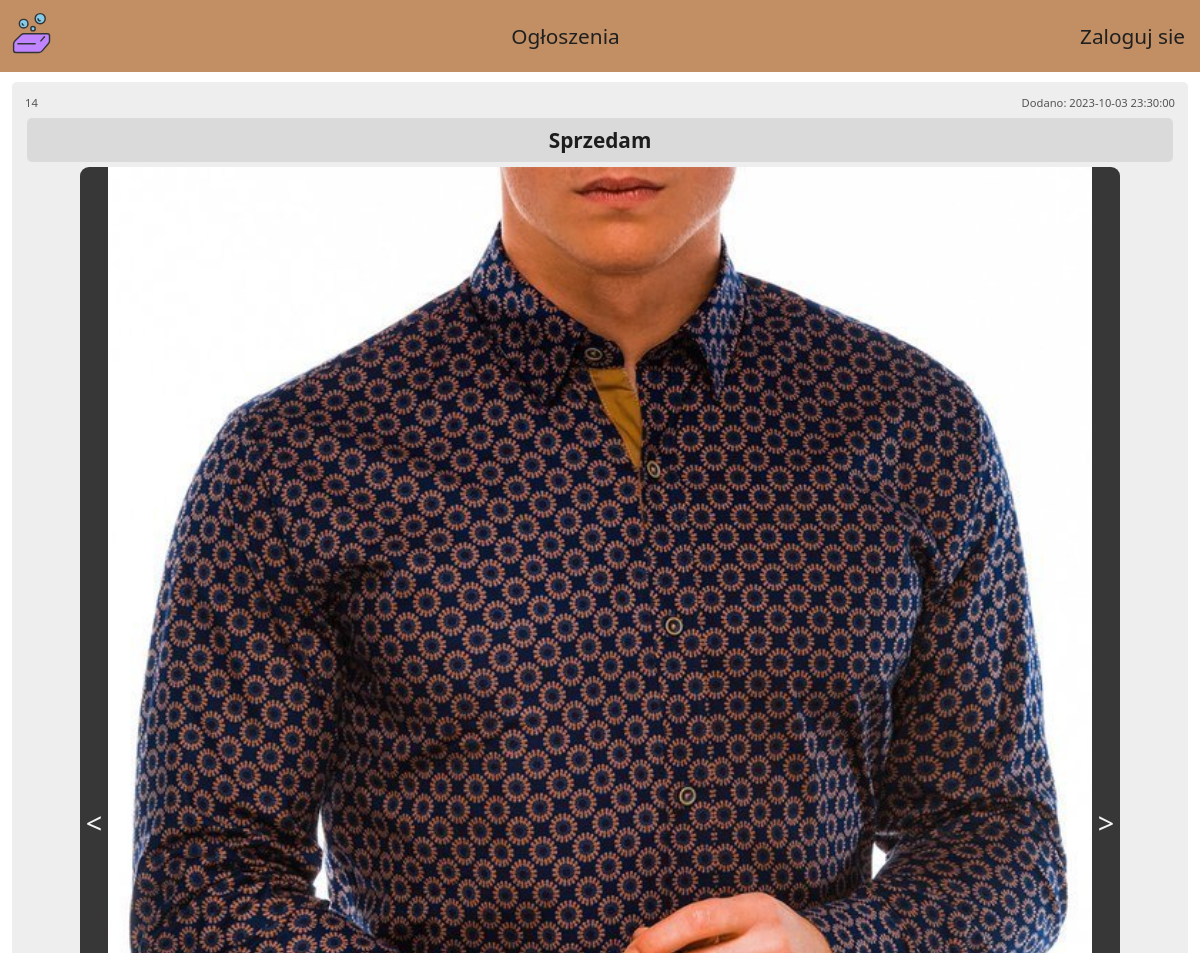
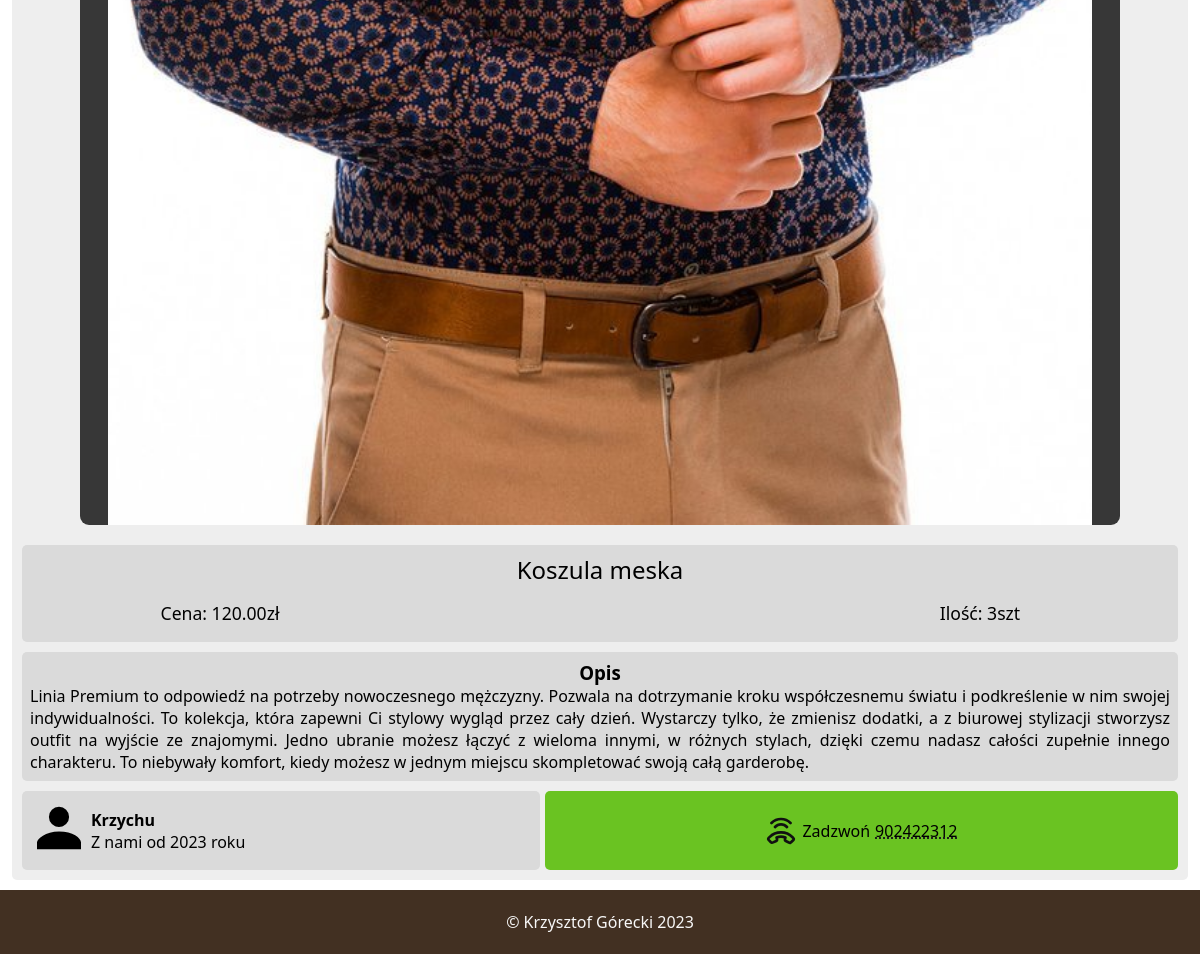
The page /ogloszenia/koszula-meska-453242u.php on the database its author committed (2 pictures, top to bottom).
### tables this page shows
CREATE TABLE `ogloszenia` (
  `id_ogloszenia` int(11) NOT NULL,
  `nazwa` varchar(130) NOT NULL,
  `cena` decimal(10,2) NOT NULL,
  `ilosc` smallint(6) NOT NULL,
  `kategoria` tinyint(4) NOT NULL,
  `nr_telefonu` char(9) NOT NULL,
  `opis` text NOT NULL,
  `przypisane_konto` int(11) NOT NULL,
  `zdjecia` text DEFAULT NULL,
  `link` varchar(50) NOT NULL,
  `czas_dodania` datetime NOT NULL
);

CREATE TABLE `kategoria_ogloszenia` (
  `id_kategorii` tinyint(4) NOT NULL,
  `kategoria` varchar(50) NOT NULL
);

CREATE TABLE `konta` (
  `id_konta` int(11) NOT NULL,
  `imie` varchar(100) DEFAULT NULL,
  `email` varchar(100) NOT NULL,
  `haslo` varchar(100) NOT NULL,
  `dostep` tinyint(4) NOT NULL,
  `token` varchar(60) DEFAULT NULL,
  `data_rejestracji` datetime NOT NULL,
  `ostatnie_logowanie` datetime DEFAULT NULL
);

### ogloszenia/koszula-meska-453242u.php (the view, shortened to what this page needs)
<?php
include_once('../laczenie_z_baza.php');
?>
<!DOCTYPE html>
<html lang="pl">
<head>
    <link rel="stylesheet" href="../style.css">
</head>
<body>
<?php include_once('../menu_nav_ogloszenie.php') ?>
<div class='contener'>
<div class='produkt_box'>
<?php
$url = $_SERVER['REQUEST_URI'];
$url = parse_url($url);
$cut_url = explode("/",$url['path']);
$url = end($cut_url);
$pytanie = "SELECT id_ogloszenia, nazwa, cena, ilosc, nr_telefonu, opis, konta.imie, konta.data_rejestracji, zdjecia, kategoria_ogloszenia.kategoria, czas_dodania
FROM ogloszenia
INNER JOIN kategoria_ogloszenia on kategoria_ogloszenia.id_kategorii = ogloszenia.kategoria
INNER JOIN konta on konta.id_konta = ogloszenia.przypisane_konto
WHERE link = ?";
$wykonaj = $conn -> prepare($pytanie);
$wykonaj -> execute([$url]);
$produkt_dane = $wykonaj -> fetch(PDO::FETCH_ASSOC);
$zdjecia = explode(",", $produkt_dane["zdjecia"]);
    echo "<div class='produkt_ident'>
        <span>$produkt_dane[id_ogloszenia]</span>
        <span>Dodano: $produkt_dane[czas_dodania]</span>
    </div>";
?>
    <div class='produkt_kategoria'>
        <?php echo ucfirst($produkt_dane["kategoria"]); ?>
    </div>
<?php
    echo "<div class='produkt_showcase'>";
    if(!empty($zdjecia[0])){
        $showcase = array();
        foreach($zdjecia as $zdjecie){
            $dodane_z = "zdjecia_ogloszen/".$zdjecie;
            array_push($showcase, $dodane_z);
        }
        echo "<button onclick='zdjecie_minus()'> < </button>";
        echo "<img id='zdjecie_produktu' src='$showcase[0]' alt='produkt'>";
        echo "<button onclick='zdjecie_plus()'> > </button>";
    }
    else{
        echo "<img src='../ikony/brak_zdjecia.svg' alt='produkt' width='90%' height='auto'>";
    }
    echo "</div>";
?>
    <div class='produkt_info'>
        <p><?php echo ucfirst($produkt_dane["nazwa"]); ?></p>
        <span>Ilość: <?php echo $produkt_dane["ilosc"]; ?>szt</span>
        <span>Cena: <?php echo $produkt_dane["cena"]; ?>zł</span>
    </div>
    <div class='produkt_opis'>
        <h3>Opis</h3>
        <span><?php echo ucfirst($produkt_dane["opis"]); ?></span>
    </div>
    <div class='produkt_grupaOL'>
        <div class='produkt_ogloszeniodawca'>
            <div>
                <img src="../ikony/person.svg" alt="personIcon">
            </div>
            <div>
                <p style='font-weight: bold;'><?php echo ucfirst($produkt_dane["imie"]); ?></p>
                <p>
                <?php
                $rok = explode('-', $produkt_dane["data_rejestracji"]);
                echo "Z nami od " . $rok[0] . " roku";
                ?>
                </p>
            </div>
        </div>
        <div class='produkt_zadzwon'>
            <img src="../ikony/call.svg" width='32px' height='32px'>
            <span>Zadzwoń </span>
            <span><?php echo $produkt_dane['nr_telefonu'] ?></span>
        </div>
    </div>
</div>
</div>
    <?php include_once("../footer.php") ?>
</body>
</html>

### style.css (style rules this page uses)
* { box-sizing: border-box; margin: 0; font-family: 'Segoe UI', Tahoma, Geneva, Verdana, sans-serif; }
body { overflow-x: hidden; min-height: 100vh; display: flex; flex-direction: column; }
.contener { flex: 1; margin-left: auto; margin-right: auto; padding: 10px; background-color: #eeeeee; width: 98vw; height: auto; display: flex; flex-direction: column; border-radius: 5px; }
.produkt_ident { display: flex; flex-direction: row; justify-content: space-between; font-size: 0.7rem; color: #545454; padding: 3px; }
.produkt_kategoria { text-align: center; background-color: #dadada; color: #1d1d1d; font-size: 1.3rem; font-weight: bold; border-radius: 5px; padding: 8px; margin: 5px; }
.produkt_showcase { width: 90%; margin-left: auto; margin-right: auto; display: flex; justify-content: center; }
.produkt_showcase button:nth-child(1) { border-bottom-left-radius: 9px; border-top-left-radius: 9px; }
.produkt_showcase button:nth-child(3) { border-bottom-right-radius: 9px; border-top-right-radius: 9px; }
.produkt_showcase button { background-color: #373737; color: #f3f3f3; border: none; font-size: 1.8rem; transition: 0.5s; cursor: pointer; }
.produkt_showcase img { text-align: center; width: 100%; max-width: 1000px; margin-left: auto; margin-right: auto; }
.produkt_info { padding: 4px; display: grid; grid-template-columns: repeat(3, 1fr); grid-template-rows: repeat(2, 1fr); grid-row-gap: 15px; text-align: center; font-size: 1.1rem; margin-top: 20px; margin-bottom: 10px; border-radius: 5px; padding: 8px; background-color: #dadada; }
.produkt_info p:nth-child(1) { font-size: 1.5rem; grid-area: 1 / 1 / 2 / 4; }
.produkt_info span:nth-child(2) { grid-area: 2 / 3 / 3 / 4; }
.produkt_opis { text-align: justify; border-radius: 5px; padding: 8px; background-color: #dadada; }
.produkt_opis h3 { text-align: center; }
.produkt_grupaOL { display: flex; flex-direction: row; margin-top: 10px; gap: 5px; }
.produkt_ogloszeniodawca { display: flex; width: 45%; min-width: 140px; flex-direction: row; align-items: center; background-color: #dadada; border-radius: 5px; padding: 5px; }
.produkt_ogloszeniodawca div img { width: 64px; height: 64px; }
.produkt_zadzwon { display: flex; flex-direction: row; width: 55%; background-color: #6ac322; border-radius: 5px; padding: 10px; align-items: center; gap: 5px; justify-content: center; }
.produkt_zadzwon span:nth-child(3) { text-decoration: #1f1f1f 1.5px underline dotted; }

### rows shown on the page
ogloszenia: id_ogloszenia "14", czas_dodania "2023-10-03 23:30:00", kategoria.kategoria "Sprzedam", nazwa "Koszula meska", ilosc "3", cena "120.00", opis "Linia Premium to odpowiedź na potrzeby nowoczesnego mężczyzny. Pozwala na dotrzymanie kroku współczesnemu światu i podkreślenie w nim swojej indywidualności. To kolekcja, która zapewni Ci stylowy wygląd przez cały dzień. Wystarczy tylko, że zmienisz dodatki, a z biurowej stylizacji stworzysz outfit na wyjście ze znajomymi. Jedno ubranie możesz łączyć z wieloma innymi, w różnych stylach, dzięki czemu nadasz całości zupełnie innego charakteru. To niebywały komfort, kiedy możesz w jednym miejscu skompletować swoją całą garderobę.", przypisane_konto.imie "Krzychu", przypisane_konto.data_rejestracji "2023", nr_telefonu "902422312"
